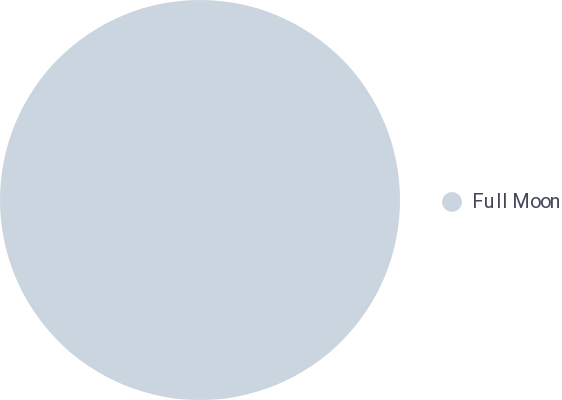

Write a Vega-Lite specification for this figure.
### Vega-Lite specification from a JSON file in a GitHub repository (floating-point values rounded to 4 significant figures)
{"$schema": "https://vega.github.io/schema/vega-lite/v4.json", "description": "", "name": "Full Moon Pie Chart", "usermeta": {"tags": ["Pie Chart", "Interactive"]}, "height": 200, "width": 200, "padding": 0, "config": {"font": "Roboto", "style": {"guide-label": {"fill": "#44475a"}, "guide-title": {"fill": "#44475a"}}, "axis": {"domainColor": "#44475a", "tickColor": "#44475a"}}, "data": {"values": [{"category": "Full Moon", "value": 360, "order": 1}]}, "mark": {"type": "arc", "outerRadius": 100}, "encoding": {"theta": {"field": "value", "type": "quantitative", "stack": true}, "color": {"field": "category", "type": "nominal", "scale": {"domain": ["Full Moon"], "range": ["#cbd5e0"]}, "legend": {"title": null, "direction": "vertical", "orient": "none", "legendX": 220, "legendY": 95, "fillColor": "transparent"}}, "order": {"field": "order", "type": "quantitative"}}, "view": {"stroke": null}}
